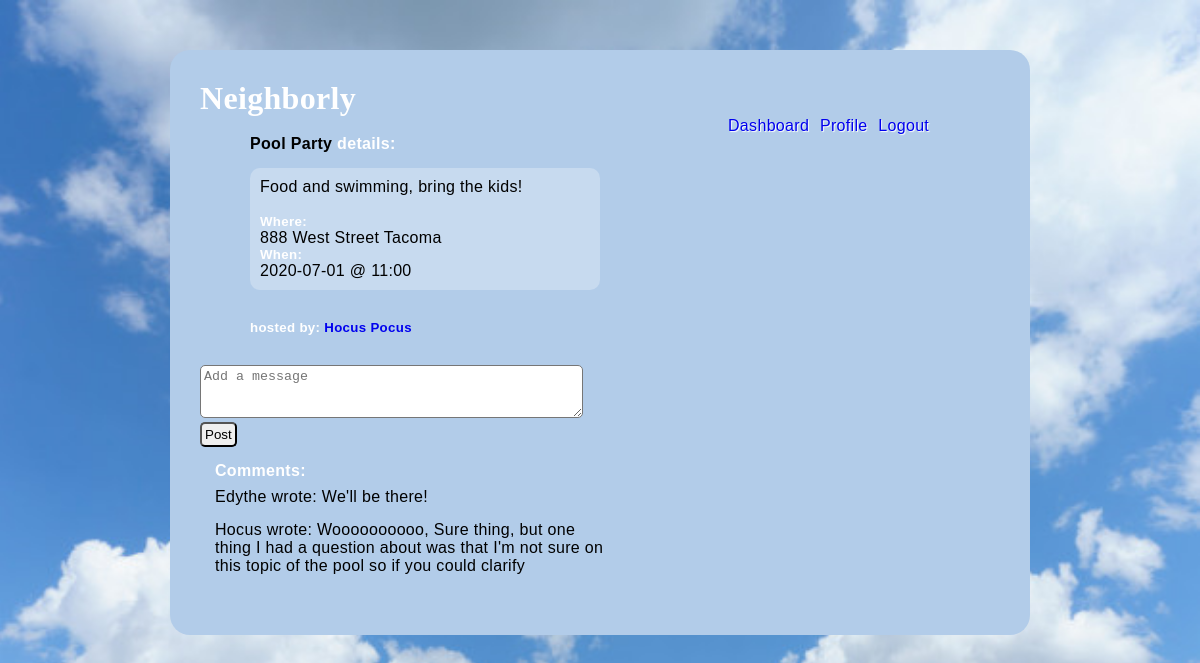
Screenshot of /event/details/1 (signed in) with the database file from the repository.
### models.py (models this page shows, shortened)
class Event(db.Model):
    __tablename__ = "events"
    id = db.Column(db.Integer, primary_key=True)
    title = db.Column(db.String(100))
    description = db.Column(db.String(255))
    date = db.Column(db.String(45))
    time = db.Column(db.String(45))
    user_id = db.Column(db.Integer, db.ForeignKey('users.id', ondelete='cascade'))
    user = db.relationship('User', foreign_keys=[user_id])
    location_id = db.Column(db.Integer, db.ForeignKey('event_locations.id', ondelete='cascade'))
    location = db.relationship('Event_location', foreign_keys=[location_id])
    all_comment = db.relationship('Event_comment', back_populates="event", cascade="all, delete, delete-orphan")
    created_at = db.Column(db.DateTime, server_default = func.now())
    updated_at = db.Column(db.DateTime, server_default = func.now(), onupdate = func.now())

class Event_location(db.Model):
    __tablename__ = "event_locations"
    id = db.Column(db.Integer, primary_key=True)
    address = db.Column(db.String(255))
    city = db.Column(db.String(255))
    zipcode = db.Column(db.String(30))
    state = db.Column(db.String(20))
    created_at = db.Column(db.DateTime, server_default = func.now())
    updated_at = db.Column(db.DateTime, server_default = func.now(), onupdate = func.now())
    @property
    def full_address(self):
        return self.address + ' ' + self.city

class User(db.Model):
    __tablename__ = "users"
    id = db.Column(db.Integer, primary_key=True)
    first_name = db.Column(db.String(45))
    last_name = db.Column(db.String(45))
    email = db.Column(db.String(255))
    address_id = db.Column(db.Integer, db.ForeignKey('addresses.id', ondelete='cascade'))
    address = db.relationship('Address', foreign_keys=[address_id])
    password_hash=db.Column(db.String(255))
    profile_pic = db.Column(db.Text)
    likes_sent = db.relationship('Post', secondary=likes_table, passive_deletes=True)
    all_post = db.relationship('Post', back_populates="user", cascade="all, delete, delete-orphan")
    all_event = db.relationship('Event', back_populates="user", cascade="all, delete, delete-orphan")
    post_comments = db.relationship('Post_comment', back_populates="user", cascade="all, delete, delete-orphan")
    event_comments = db.relationship('Event_comment', back_populates="user", cascade="all, delete, delete-orphan")
    created_at = db.Column(db.DateTime, server_default = func.now())
    updated_at = db.Column(db.DateTime, server_default = func.now(), onupdate = func.now())

class Event_comment(db.Model):
    __tablename__ = "event_comments"
    id = db.Column(db.Integer, primary_key=True)
    message = db.Column(db.String(255))
    event_id = db.Column(db.Integer, db.ForeignKey('events.id', ondelete='cascade'))
    event = db.relationship('Event', foreign_keys=[event_id])
    user_id = db.Column(db.Integer, db.ForeignKey('users.id', ondelete='cascade'))
    user = db.relationship('User', foreign_keys=[user_id])
    created_at = db.Column(db.DateTime, server_default = func.now())
    updated_at = db.Column(db.DateTime, server_default = func.now(), onupdate = func.now())

### controller.py (the view)
def event_details(event_id):
    if 'user_id' not in session:
        return redirect("/")
    this_event = Event.query.filter_by(id = int(event_id)).all()
    comment = Event_comment.query.filter_by(event_id = int(event_id)).all()
    return render_template("event_details.html", all_events = this_event, all_comments = comment)

### templates/event_details.html (shortened to what this page needs)
<!DOCTYPE html>
<html lang="en">
<head>
    <link rel="stylesheet" type="text/css" href="{{ url_for('static', filename='style_event_details.css') }}">
</head>
<body>
    <div class="container">
        <h1>Neighborly</h1>
        <div class="navigation">
            <a href="/dashboard">Dashboard</a>
            <a href="/my_profile">Profile</a>
            <a href="/logout">Logout</a>
        </div>
        <div class="eventpost">
            <ul>
                {% for event in all_events %}
                <h4>{{event.title}} <span>details:</span></h4>
                <li>
                    <blockquote>{{event.description}}</blockquote> <br>
                    <p><h5>Where:</h5>{{event.location.full_address}}</p>
                    <p><h5>When:</h5> {{event.date}} @ {{event.time}}</p>
                </li>
                <h5>hosted by: <a href="/neighbors/profile/{{event.user.id}}"> {{event.user.first_name}} {{event.user.last_name}}</a></h5>
                {% endfor %}
            </ul>
        </div>
        <div class="addcomment">
            {% for event in all_events %}
                <form action="/add/event_comment/{{event.id}}", method="POST">
                    <p><textarea name="message"  cols="45" rows="3" placeholder="Add a message"></textarea></p>
                    <input type="submit" value="Post">
                </form>
            {% endfor %}
        </div>
        <div class="comments">
            <h4>Comments:</h4>
            <ul>
                {% for comment in all_comments %}
                <li>{{comment.user.first_name}} wrote: {{comment.message}}</li>
                {% endfor %}
            </ul>
        </div>
    </div>
</body>
</html>

### static/style_event_details.css (style rules this page uses)
* { margin: 0px; padding: 0px; }
body { background-repeat: no-repeat; background-attachment: fixed; background-size: cover; background-position: top; background-image: url("clouds.png"); width: 100%; height: 100%; font-family: Arial, Helvetica; letter-spacing: 0.02em; font-weight: 400; -webkit-font-smoothing: antialiased; }
.container { width: 800px; background-color: rgb(178, 204, 233); margin: 50px auto; padding: 30px; border-radius: 20px; font-family: 'Lucida Sans', 'Lucida Sans Regular', 'Lucida Grande', 'Lucida Sans Unicode', Geneva, Verdana, sans-serif; }
.container h1 { font-family: cursive; color: white; }
.container li { list-style: none; }
.navigation { margin-left: 525px; border-radius: 2px; color: white; text-shadow: 1px 1px 1px white }
.navigation a { padding: 3px; text-decoration: none; }
.eventpost { margin-bottom: 30px; display: inline-block; width: 350px; margin-left: 50px; }
.eventpost li { margin-top: 15px; margin-bottom: 30px; padding: 10px; background-color: rgba(255, 255, 255, 0.267); border-radius: 10px; }
.eventpost a { text-decoration: none; }
.eventpost h5 { color: white; }
.eventpost span { color: white; }
.addcomment input { border-radius: 5px; padding: 3px; }
.addcomment textarea { border-radius: 5px; padding: 3px; }
.comments { display: inline-block; padding: 15px; width: 400px; }
.comments h4 { color: white; }
.comments ul { margin-top: 8px; }
.comments li { margin-bottom: 15px; }

### rows the page displays
Event: title "Pool Party", description "Food and swimming, bring the kids!", location.full_address "888 West Street Tacoma", date "2020-07-01", time "11:00", user.first_name "Hocus", user.last_name "Pocus"
Event_comment: user.first_name "Edythe", message "We'll be there!"
Event_comment: user.first_name "Hocus", message "Woooooooooo, Sure thing, but one thing I had a question about was that I'm not sure on this topic of the pool so if you could clarify"
